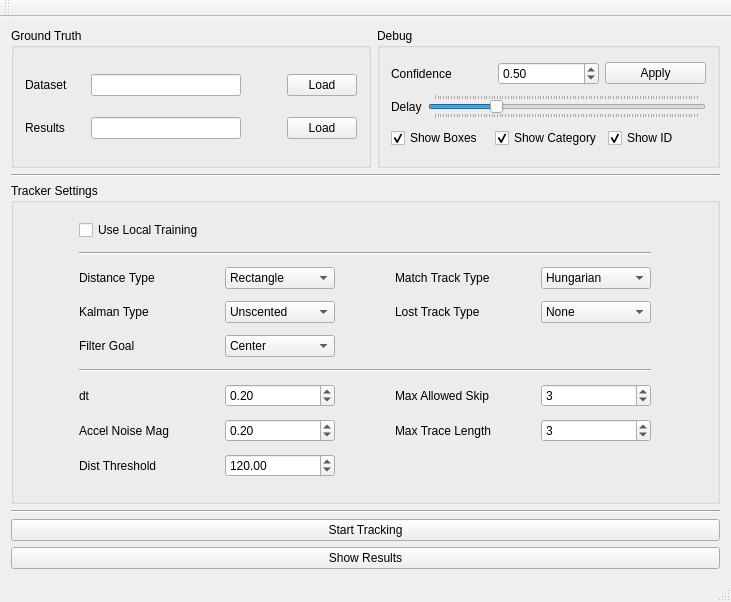
<?xml version="1.0" encoding="UTF-8"?>
<ui version="4.0">
 <class>MainWindow</class>
 <widget class="QMainWindow" name="MainWindow">
  <property name="geometry">
   <rect>
    <x>0</x>
    <y>0</y>
    <width>731</width>
    <height>602</height>
   </rect>
  </property>
  <property name="windowTitle">
   <string>MainWindow</string>
  </property>
  <widget class="QWidget" name="centralWidget">
   <layout class="QGridLayout" name="gridLayout_4">
    <item row="0" column="0">
     <widget class="QGroupBox" name="groupBox_2">
      <property name="maximumSize">
       <size>
        <width>16777215</width>
        <height>140</height>
       </size>
      </property>
      <property name="title">
       <string>Ground Truth</string>
      </property>
      <layout class="QGridLayout" name="gridLayout_2">
       <item row="1" column="0">
        <layout class="QHBoxLayout" name="horizontalLayout_2">
         <item>
          <widget class="QLabel" name="label_2">
           <property name="minimumSize">
            <size>
             <width>60</width>
             <height>0</height>
            </size>
           </property>
           <property name="maximumSize">
            <size>
             <width>60</width>
             <height>16777215</height>
            </size>
           </property>
           <property name="text">
            <string>Results</string>
           </property>
          </widget>
         </item>
         <item>
          <widget class="QLineEdit" name="lineResults">
           <property name="minimumSize">
            <size>
             <width>150</width>
             <height>0</height>
            </size>
           </property>
           <property name="maximumSize">
            <size>
             <width>250</width>
             <height>16777215</height>
            </size>
           </property>
          </widget>
         </item>
         <item>
          <spacer name="horizontalSpacer_2">
           <property name="orientation">
            <enum>Qt::Horizontal</enum>
           </property>
           <property name="sizeHint" stdset="0">
            <size>
             <width>40</width>
             <height>20</height>
            </size>
           </property>
          </spacer>
         </item>
         <item>
          <widget class="QPushButton" name="btnLoadResults">
           <property name="minimumSize">
            <size>
             <width>70</width>
             <height>0</height>
            </size>
           </property>
           <property name="maximumSize">
            <size>
             <width>40</width>
             <height>16777215</height>
            </size>
           </property>
           <property name="text">
            <string>Load</string>
           </property>
          </widget>
         </item>
        </layout>
       </item>
       <item row="0" column="0">
        <layout class="QHBoxLayout" name="horizontalLayout">
         <item>
          <widget class="QLabel" name="label">
           <property name="minimumSize">
            <size>
             <width>60</width>
             <height>0</height>
            </size>
           </property>
           <property name="maximumSize">
            <size>
             <width>60</width>
             <height>16777215</height>
            </size>
           </property>
           <property name="text">
            <string>Dataset</string>
           </property>
          </widget>
         </item>
         <item>
          <widget class="QLineEdit" name="lineDataset">
           <property name="minimumSize">
            <size>
             <width>150</width>
             <height>0</height>
            </size>
           </property>
           <property name="maximumSize">
            <size>
             <width>250</width>
             <height>16777215</height>
            </size>
           </property>
          </widget>
         </item>
         <item>
          <spacer name="horizontalSpacer">
           <property name="orientation">
            <enum>Qt::Horizontal</enum>
           </property>
           <property name="sizeHint" stdset="0">
            <size>
             <width>40</width>
             <height>20</height>
            </size>
           </property>
          </spacer>
         </item>
         <item>
          <widget class="QPushButton" name="btnLoadDataset">
           <property name="minimumSize">
            <size>
             <width>70</width>
             <height>0</height>
            </size>
           </property>
           <property name="maximumSize">
            <size>
             <width>40</width>
             <height>16777215</height>
            </size>
           </property>
           <property name="text">
            <string>Load</string>
           </property>
          </widget>
         </item>
        </layout>
       </item>
      </layout>
     </widget>
    </item>
    <item row="0" column="1">
     <widget class="QGroupBox" name="groupBox_4">
      <property name="maximumSize">
       <size>
        <width>365</width>
        <height>140</height>
       </size>
      </property>
      <property name="title">
       <string>Debug</string>
      </property>
      <layout class="QGridLayout" name="gridLayout_3">
       <item row="0" column="0">
        <layout class="QHBoxLayout" name="horizontalLayout_13">
         <item>
          <widget class="QLabel" name="label_10">
           <property name="text">
            <string>Confidence</string>
           </property>
          </widget>
         </item>
         <item>
          <widget class="QDoubleSpinBox" name="dspinConfidenceThreshold">
           <property name="value">
            <double>0.500000000000000</double>
           </property>
          </widget>
         </item>
         <item>
          <widget class="QPushButton" name="btnConfidenceThreshold">
           <property name="text">
            <string>Apply</string>
           </property>
          </widget>
         </item>
        </layout>
       </item>
       <item row="1" column="0">
        <layout class="QHBoxLayout" name="horizontalLayout_14">
         <item>
          <widget class="QLabel" name="label_14">
           <property name="text">
            <string>Delay</string>
           </property>
          </widget>
         </item>
         <item>
          <widget class="QSlider" name="sliderDelay">
           <property name="minimum">
            <number>25</number>
           </property>
           <property name="maximum">
            <number>1000</number>
           </property>
           <property name="singleStep">
            <number>5</number>
           </property>
           <property name="value">
            <number>250</number>
           </property>
           <property name="tracking">
            <bool>false</bool>
           </property>
           <property name="orientation">
            <enum>Qt::Horizontal</enum>
           </property>
           <property name="invertedAppearance">
            <bool>false</bool>
           </property>
           <property name="invertedControls">
            <bool>true</bool>
           </property>
           <property name="tickPosition">
            <enum>QSlider::TicksBothSides</enum>
           </property>
          </widget>
         </item>
        </layout>
       </item>
       <item row="2" column="0">
        <layout class="QHBoxLayout" name="horizontalLayout_15">
         <item>
          <widget class="QCheckBox" name="checkShowBoxes">
           <property name="text">
            <string>Show Boxes</string>
           </property>
           <property name="checked">
            <bool>true</bool>
           </property>
          </widget>
         </item>
         <item>
          <widget class="QCheckBox" name="checkShowCategory">
           <property name="text">
            <string>Show Category</string>
           </property>
           <property name="checked">
            <bool>true</bool>
           </property>
          </widget>
         </item>
         <item>
          <widget class="QCheckBox" name="checkShowId">
           <property name="text">
            <string>Show ID</string>
           </property>
           <property name="checked">
            <bool>true</bool>
           </property>
          </widget>
         </item>
        </layout>
       </item>
      </layout>
     </widget>
    </item>
    <item row="1" column="0" colspan="2">
     <widget class="Line" name="line_4">
      <property name="orientation">
       <enum>Qt::Horizontal</enum>
      </property>
     </widget>
    </item>
    <item row="2" column="0" colspan="2">
     <widget class="QGroupBox" name="groupBox">
      <property name="title">
       <string>Tracker Settings</string>
      </property>
      <layout class="QGridLayout" name="gridLayout">
       <item row="0" column="0" colspan="2">
        <widget class="QCheckBox" name="checkUseLocalTraining">
         <property name="text">
          <string>Use Local Training</string>
         </property>
        </widget>
       </item>
       <item row="1" column="0" colspan="2">
        <widget class="Line" name="line_2">
         <property name="orientation">
          <enum>Qt::Horizontal</enum>
         </property>
        </widget>
       </item>
       <item row="2" column="0">
        <layout class="QHBoxLayout" name="horizontalLayout_3">
         <item>
          <widget class="QLabel" name="label_3">
           <property name="minimumSize">
            <size>
             <width>140</width>
             <height>0</height>
            </size>
           </property>
           <property name="maximumSize">
            <size>
             <width>140</width>
             <height>16777215</height>
            </size>
           </property>
           <property name="text">
            <string>Distance Type</string>
           </property>
          </widget>
         </item>
         <item>
          <widget class="QComboBox" name="cmbDistanceType">
           <property name="minimumSize">
            <size>
             <width>110</width>
             <height>0</height>
            </size>
           </property>
           <property name="maximumSize">
            <size>
             <width>110</width>
             <height>16777215</height>
            </size>
           </property>
           <property name="currentIndex">
            <number>1</number>
           </property>
           <item>
            <property name="text">
             <string>Center</string>
            </property>
           </item>
           <item>
            <property name="text">
             <string>Rectangle</string>
            </property>
           </item>
           <item>
            <property name="text">
             <string>Jaccard</string>
            </property>
           </item>
          </widget>
         </item>
        </layout>
       </item>
       <item row="2" column="1">
        <layout class="QHBoxLayout" name="horizontalLayout_6">
         <item>
          <widget class="QLabel" name="label_7">
           <property name="minimumSize">
            <size>
             <width>140</width>
             <height>0</height>
            </size>
           </property>
           <property name="maximumSize">
            <size>
             <width>140</width>
             <height>16777215</height>
            </size>
           </property>
           <property name="text">
            <string>Match Track Type</string>
           </property>
          </widget>
         </item>
         <item>
          <widget class="QComboBox" name="cmbMatchTrackType">
           <property name="minimumSize">
            <size>
             <width>110</width>
             <height>0</height>
            </size>
           </property>
           <property name="maximumSize">
            <size>
             <width>110</width>
             <height>16777215</height>
            </size>
           </property>
           <item>
            <property name="text">
             <string>Hungarian</string>
            </property>
           </item>
           <item>
            <property name="text">
             <string>Bipart</string>
            </property>
           </item>
          </widget>
         </item>
        </layout>
       </item>
       <item row="3" column="0">
        <layout class="QHBoxLayout" name="horizontalLayout_4">
         <item>
          <widget class="QLabel" name="label_4">
           <property name="minimumSize">
            <size>
             <width>140</width>
             <height>0</height>
            </size>
           </property>
           <property name="maximumSize">
            <size>
             <width>140</width>
             <height>16777215</height>
            </size>
           </property>
           <property name="text">
            <string>Kalman Type</string>
           </property>
          </widget>
         </item>
         <item>
          <widget class="QComboBox" name="cmbKalmanType">
           <property name="minimumSize">
            <size>
             <width>110</width>
             <height>0</height>
            </size>
           </property>
           <property name="maximumSize">
            <size>
             <width>110</width>
             <height>16777215</height>
            </size>
           </property>
           <property name="currentIndex">
            <number>1</number>
           </property>
           <item>
            <property name="text">
             <string>Linear</string>
            </property>
           </item>
           <item>
            <property name="text">
             <string>Unscented</string>
            </property>
           </item>
           <item>
            <property name="text">
             <string>Aug Unscented</string>
            </property>
           </item>
          </widget>
         </item>
        </layout>
       </item>
       <item row="3" column="1">
        <layout class="QHBoxLayout" name="horizontalLayout_7">
         <item>
          <widget class="QLabel" name="label_6">
           <property name="minimumSize">
            <size>
             <width>140</width>
             <height>0</height>
            </size>
           </property>
           <property name="maximumSize">
            <size>
             <width>140</width>
             <height>16777215</height>
            </size>
           </property>
           <property name="text">
            <string>Lost Track Type</string>
           </property>
          </widget>
         </item>
         <item>
          <widget class="QComboBox" name="cmbLostTrackType">
           <property name="minimumSize">
            <size>
             <width>110</width>
             <height>0</height>
            </size>
           </property>
           <property name="maximumSize">
            <size>
             <width>110</width>
             <height>16777215</height>
            </size>
           </property>
           <item>
            <property name="text">
             <string>None</string>
            </property>
           </item>
           <item>
            <property name="text">
             <string>KCF</string>
            </property>
           </item>
           <item>
            <property name="text">
             <string>MIL</string>
            </property>
           </item>
           <item>
            <property name="text">
             <string>MedianFlow</string>
            </property>
           </item>
          </widget>
         </item>
        </layout>
       </item>
       <item row="4" column="0">
        <layout class="QHBoxLayout" name="horizontalLayout_5">
         <item>
          <widget class="QLabel" name="label_5">
           <property name="minimumSize">
            <size>
             <width>140</width>
             <height>0</height>
            </size>
           </property>
           <property name="maximumSize">
            <size>
             <width>140</width>
             <height>16777215</height>
            </size>
           </property>
           <property name="text">
            <string>Filter Goal</string>
           </property>
          </widget>
         </item>
         <item>
          <widget class="QComboBox" name="cmbFilterGoal">
           <property name="minimumSize">
            <size>
             <width>110</width>
             <height>0</height>
            </size>
           </property>
           <property name="maximumSize">
            <size>
             <width>110</width>
             <height>16777215</height>
            </size>
           </property>
           <item>
            <property name="text">
             <string>Center</string>
            </property>
           </item>
           <item>
            <property name="text">
             <string>Rectangle</string>
            </property>
           </item>
          </widget>
         </item>
        </layout>
       </item>
       <item row="5" column="0" colspan="2">
        <widget class="Line" name="line">
         <property name="orientation">
          <enum>Qt::Horizontal</enum>
         </property>
        </widget>
       </item>
       <item row="6" column="0">
        <layout class="QHBoxLayout" name="horizontalLayout_8">
         <item>
          <widget class="QLabel" name="label_8">
           <property name="minimumSize">
            <size>
             <width>140</width>
             <height>0</height>
            </size>
           </property>
           <property name="maximumSize">
            <size>
             <width>140</width>
             <height>16777215</height>
            </size>
           </property>
           <property name="text">
            <string>dt</string>
           </property>
          </widget>
         </item>
         <item>
          <widget class="QDoubleSpinBox" name="dspinDt">
           <property name="minimumSize">
            <size>
             <width>110</width>
             <height>0</height>
            </size>
           </property>
           <property name="maximumSize">
            <size>
             <width>110</width>
             <height>16777215</height>
            </size>
           </property>
           <property name="value">
            <double>0.200000000000000</double>
           </property>
          </widget>
         </item>
        </layout>
       </item>
       <item row="6" column="1">
        <layout class="QHBoxLayout" name="horizontalLayout_11">
         <item>
          <widget class="QLabel" name="label_12">
           <property name="minimumSize">
            <size>
             <width>140</width>
             <height>0</height>
            </size>
           </property>
           <property name="maximumSize">
            <size>
             <width>140</width>
             <height>16777215</height>
            </size>
           </property>
           <property name="text">
            <string>Max Allowed Skip</string>
           </property>
          </widget>
         </item>
         <item>
          <widget class="QSpinBox" name="spinMaxAllowedSkip">
           <property name="minimumSize">
            <size>
             <width>110</width>
             <height>0</height>
            </size>
           </property>
           <property name="maximumSize">
            <size>
             <width>110</width>
             <height>16777215</height>
            </size>
           </property>
           <property name="value">
            <number>3</number>
           </property>
          </widget>
         </item>
        </layout>
       </item>
       <item row="7" column="0">
        <layout class="QHBoxLayout" name="horizontalLayout_9">
         <item>
          <widget class="QLabel" name="label_9">
           <property name="minimumSize">
            <size>
             <width>140</width>
             <height>0</height>
            </size>
           </property>
           <property name="maximumSize">
            <size>
             <width>140</width>
             <height>16777215</height>
            </size>
           </property>
           <property name="text">
            <string>Accel Noise Mag</string>
           </property>
          </widget>
         </item>
         <item>
          <widget class="QDoubleSpinBox" name="dspinAccelNoiseMag">
           <property name="minimumSize">
            <size>
             <width>110</width>
             <height>0</height>
            </size>
           </property>
           <property name="maximumSize">
            <size>
             <width>110</width>
             <height>16777215</height>
            </size>
           </property>
           <property name="minimum">
            <double>0.000000000000000</double>
           </property>
           <property name="singleStep">
            <double>0.100000000000000</double>
           </property>
           <property name="value">
            <double>0.200000000000000</double>
           </property>
          </widget>
         </item>
        </layout>
       </item>
       <item row="7" column="1">
        <layout class="QHBoxLayout" name="horizontalLayout_12">
         <item>
          <widget class="QLabel" name="label_13">
           <property name="minimumSize">
            <size>
             <width>140</width>
             <height>0</height>
            </size>
           </property>
           <property name="maximumSize">
            <size>
             <width>140</width>
             <height>16777215</height>
            </size>
           </property>
           <property name="text">
            <string>Max Trace Length</string>
           </property>
          </widget>
         </item>
         <item>
          <widget class="QSpinBox" name="spinMaxTraceLength">
           <property name="minimumSize">
            <size>
             <width>110</width>
             <height>0</height>
            </size>
           </property>
           <property name="maximumSize">
            <size>
             <width>110</width>
             <height>16777215</height>
            </size>
           </property>
           <property name="value">
            <number>3</number>
           </property>
          </widget>
         </item>
        </layout>
       </item>
       <item row="8" column="0">
        <layout class="QHBoxLayout" name="horizontalLayout_10">
         <item>
          <widget class="QLabel" name="label_11">
           <property name="minimumSize">
            <size>
             <width>140</width>
             <height>0</height>
            </size>
           </property>
           <property name="maximumSize">
            <size>
             <width>140</width>
             <height>16777215</height>
            </size>
           </property>
           <property name="text">
            <string>Dist Threshold</string>
           </property>
          </widget>
         </item>
         <item>
          <widget class="QDoubleSpinBox" name="dspinDistThreshold">
           <property name="minimumSize">
            <size>
             <width>110</width>
             <height>0</height>
            </size>
           </property>
           <property name="maximumSize">
            <size>
             <width>110</width>
             <height>16777215</height>
            </size>
           </property>
           <property name="maximum">
            <double>999.990000000000009</double>
           </property>
           <property name="value">
            <double>120.000000000000000</double>
           </property>
          </widget>
         </item>
        </layout>
       </item>
      </layout>
     </widget>
    </item>
    <item row="3" column="0" colspan="2">
     <widget class="Line" name="line_3">
      <property name="orientation">
       <enum>Qt::Horizontal</enum>
      </property>
     </widget>
    </item>
    <item row="4" column="0" colspan="2">
     <widget class="QPushButton" name="btnStartStopTracking">
      <property name="text">
       <string>Start Tracking</string>
      </property>
     </widget>
    </item>
    <item row="5" column="0" colspan="2">
     <widget class="QPushButton" name="btnShowResults">
      <property name="text">
       <string>Show Results</string>
      </property>
     </widget>
    </item>
   </layout>
  </widget>
  <widget class="QMenuBar" name="menuBar">
   <property name="geometry">
    <rect>
     <x>0</x>
     <y>0</y>
     <width>731</width>
     <height>23</height>
    </rect>
   </property>
  </widget>
  <widget class="QToolBar" name="mainToolBar">
   <attribute name="toolBarArea">
    <enum>TopToolBarArea</enum>
   </attribute>
   <attribute name="toolBarBreak">
    <bool>false</bool>
   </attribute>
  </widget>
  <widget class="QStatusBar" name="statusBar"/>
 </widget>
 <layoutdefault spacing="6" margin="11"/>
 <resources/>
 <connections/>
</ui>
